Frame 1 (no input): blank canvas, image omitted
Frame 60 (the mouse pressed at the canvas centre just before this capture): blank canvas, image omitted
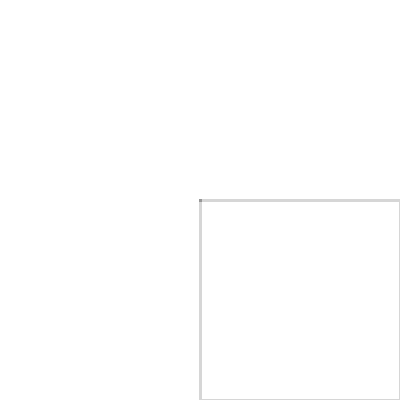
Frame 120 (the mouse held since frame 60 and released just before this capture)

The Processing sketch whose frames 1 and 60 were blank and that drew this single picture after the mouse press (run headless with seeded random() and noise(); from frame 60 on, the mouse is pressed at the canvas centre):

// Processing sketch: processing_72579
// ── processing_72579.pde





void setup() {
  size(400, 400);
  background(255);
  smooth();
}

void draw() {
 
  noFill();
  
  // if moving to RIGHT, else LEFT
  if(pmouseX > mouseX) stroke(0, 100);
  else stroke(150, 100);
  
  // if moving UP, else DOWN
  if(pmouseY > mouseY) strokeWeight(1);
  else strokeWeight(3);
 
 //size of shape based on SPEED of mouse movement
  
  if(mousePressed && pmouseX > mouseX ) // if moving to RIGHT
  {
    ellipse(mouseX, mouseY, abs(mouseX - pmouseX), abs(mouseY - pmouseY));
  }
  else if(mousePressed && pmouseX <= mouseX ) // if moving to LEFT
  {
    rect(mouseX, mouseY, abs(mouseX - pmouseX), abs(mouseY - pmouseY));
  }
  
}
